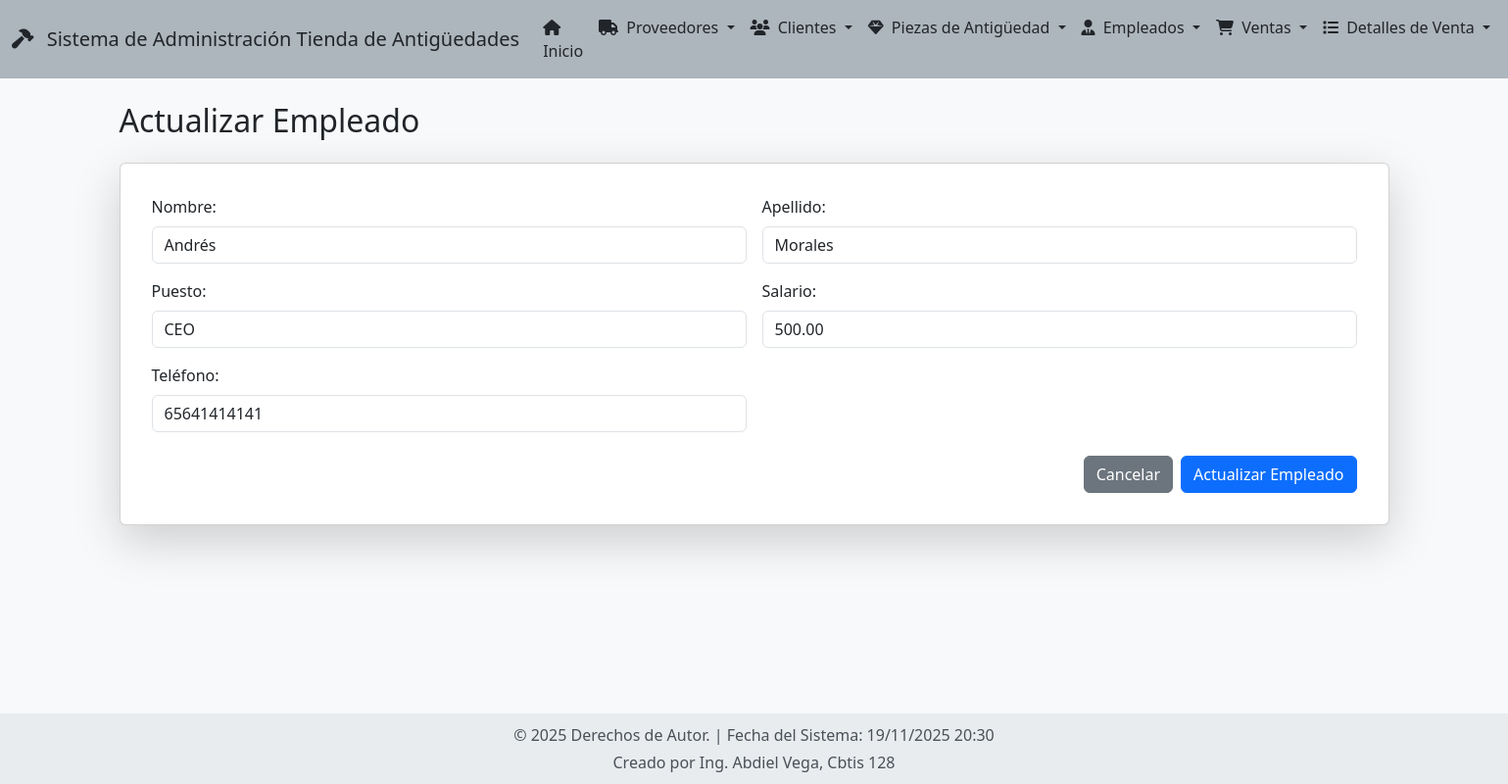
The app's page /empleados/actualizar/1/ with its own data.
### app_Antiguedades/models.py (models this page shows, shortened)
class Empleado(models.Model):
    nombre = models.CharField(max_length=100, verbose_name="Nombre")
    apellido = models.CharField(max_length=100, verbose_name="Apellido")
    puesto = models.CharField(max_length=100, verbose_name="Puesto")
    salario = models.DecimalField(max_digits=10, decimal_places=2, verbose_name="Salario")
    telefono = models.CharField(max_length=15, verbose_name="Teléfono", blank=True, null=True)
    class Meta:
        verbose_name = "Empleado"
        verbose_name_plural = "Empleados"
        ordering = ['apellido', 'nombre']

### app_Antiguedades/views.py (the view, shortened to what this page needs)
# urls.py: path('empleados/actualizar/<int:pk>/', views.actualizar_empleado, name='actualizar_empleado'),
def actualizar_empleado(request, pk):
    empleado = get_object_or_404(Empleado, pk=pk)
    return render(request, 'empleado/actualizar_empleado.html', {'empleado': empleado})

### app_Antiguedades/templates/empleado/actualizar_empleado.html (shortened to what this page needs)
{% extends "base.html" %}
{% block content %}
<h2 class="mb-4">Actualizar Empleado</h2>
<div class="card shadow-lg p-3 mb-5 bg-body rounded">
    <div class="card-body">
        <form method="post" action="{% url 'actualizar_empleado' empleado.id %}">
            <div class="row g-3">
                <div class="col-md-6">
                    <label for="id_nombre" class="form-label">Nombre:</label>
                    <input type="text" class="form-control" id="id_nombre" name="nombre" value="{{ empleado.nombre }}" required>
                </div>
                <div class="col-md-6">
                    <label for="id_apellido" class="form-label">Apellido:</label>
                    <input type="text" class="form-control" id="id_apellido" name="apellido" value="{{ empleado.apellido }}" required>
                </div>
                <div class="col-md-6">
                    <label for="id_puesto" class="form-label">Puesto:</label>
                    <input type="text" class="form-control" id="id_puesto" name="puesto" value="{{ empleado.puesto }}" required>
                </div>
                <div class="col-md-6">
                    <label for="id_salario" class="form-label">Salario:</label>
                    <input type="number" step="0.01" class="form-control" id="id_salario" name="salario" value="{{ empleado.salario }}" required>
                </div>
                <div class="col-md-6">
                    <label for="id_telefono" class="form-label">Teléfono:</label>
                    <input type="text" class="form-control" id="id_telefono" name="telefono" value="{{ empleado.telefono }}">
                </div>
            </div>
            <div class="d-flex justify-content-end mt-4">
                <a href="{% url 'ver_empleados' %}" class="btn btn-secondary me-2">Cancelar</a>
                <button type="submit" class="btn btn-primary">Actualizar Empleado</button>
            </div>
        </form>
    </div>
</div>
{% endblock %}

### app_Antiguedades/templates/base.html (style rules this page uses)
body { background-color: #f8f9fa; min-height: 100vh; display: flex; flex-direction: column; }

### records on screen
Empleado: nombre "Andrés", apellido "Morales", puesto "CEO", salario "500.00", telefono "65641414141"
